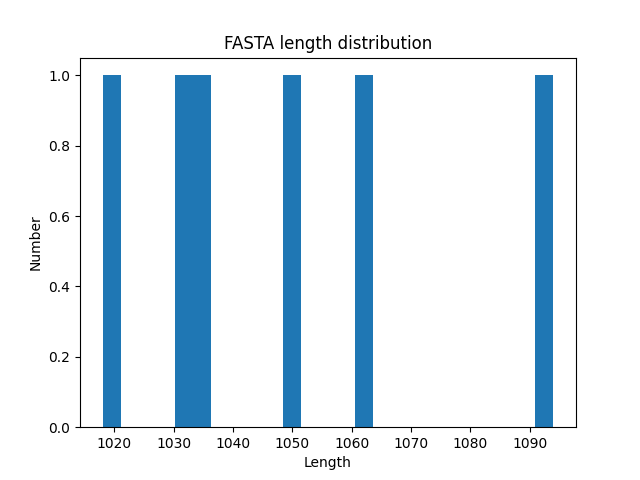

Generate this figure with Python:
import sys
import matplotlib.pyplot as plt


def file_len(fname):
    with open(fname) as f:
        for i, l in enumerate(f):
            pass
    return i + 1


line_lengths = []
file_name = sys.argv[1]
file_lines = file_len(file_name)
with open(file_name) as file:
    for k in range(file_lines//2):
        file.readline()
        line = file.readline().strip()
        line_lengths.append(len(line))

plt.hist(line_lengths, bins=25)
plt.title('FASTA length distribution')
plt.ylabel('Number')
plt.xlabel('Length')
#plt.show()
plt.savefig('Task2.png')